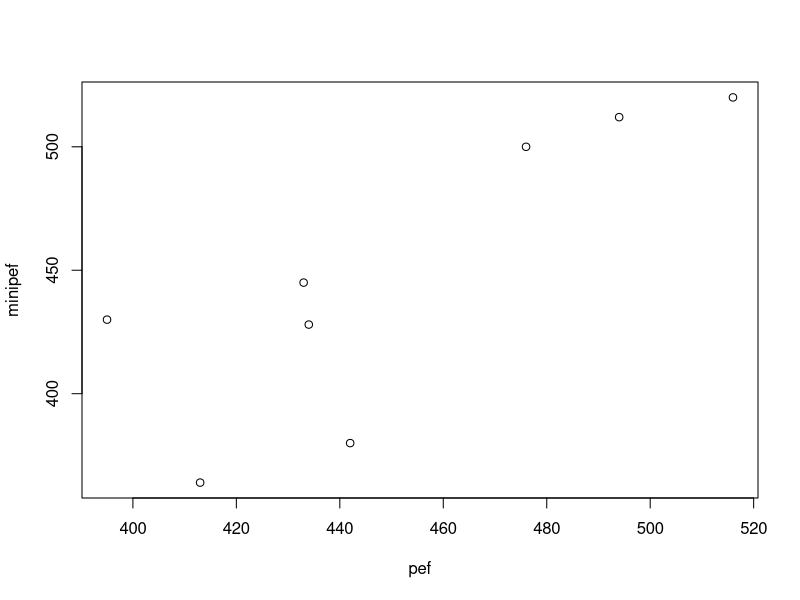
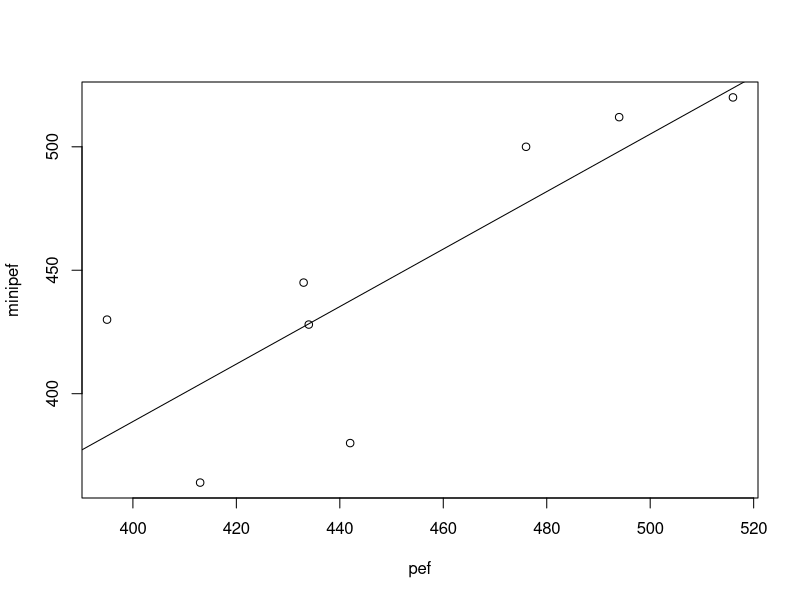

The R script that drew these images, in order:
#a
pef = c(494,395,516,434,476,413,442,433)
minipef = c(512,430,520,428,500,364,380,445)
plot(pef,minipef)

#b
r = cor(pef,minipef)
r

#c
cor.test(pef,minipef)

#d
fit = lm(minipef~pef)
summary(fit)
plot(pef,minipef)
abline(fit)
#This gives minipef_i = -76.94 + 1.16*pef_i + error_i

#e
slope = 1.1642
r_slope = slope*sd(pef)/sd(minipef)
r_slope
#thus r = r_slope!